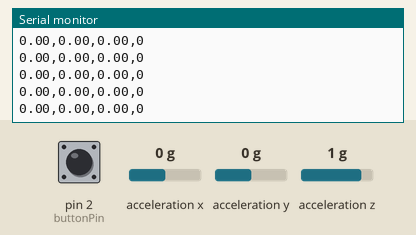
This sketch was run on a simulated Arduino Uno, built for the host (arithmetic inside an expression is 32-bit, double 64-bit). Parts: the last lines printed to the serial monitor. Inputs (shaded band) come from the test bench; at power-on: acceleration z 1 g, pin 2 (buttonPin) LOW, acceleration x 0 g, acceleration y 0 g.

Above: at 2.4 s.
2.5 s: acceleration z set to 0.8 g
At 3.5 s:
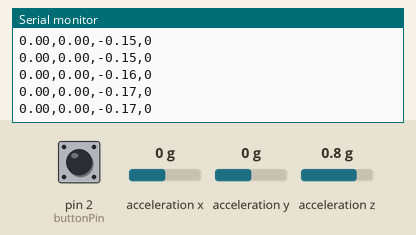
5.5 s: acceleration z set to 1.4 g
At 6.5 s:
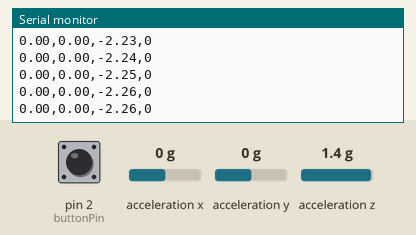
8.5 s: acceleration z set to -1.4 g
At 9.0 s:
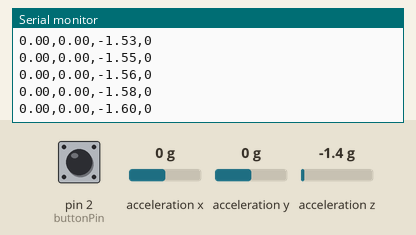
11.5 s: acceleration z set to 1.1 g
At 12.6 s:
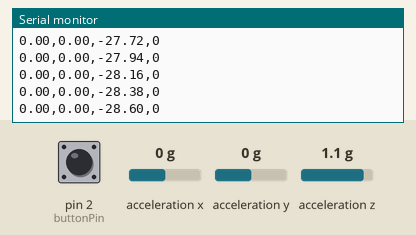
14.5 s: pin 2 (buttonPin) pulled HIGH for 0.15 s
17.6 s: pin 2 (buttonPin) pulled HIGH for 1 s
Timing chart, 0 to 20.6 s (numbered marks = the images above; inputs shaded):
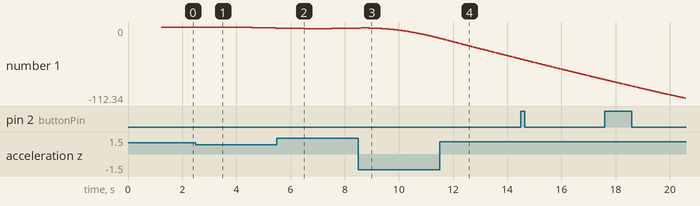

The sketch:

accelerometer_tracker.ino
```cpp
// (licence header left out)
/*******************************************************************************/

#include <Wire.h>
#include "MMA7660.h"

MMA7660 accelemeter1;

#define SMP_RATE 0
#define DELTA_T 1/120

float ax_calibration = 0;
float ay_calibration = 0;
float az_calibration = 0;

float x_curr  = 0;
float y_curr = 0;
float z_curr = 0;
float v_x = 0;
float v_y = 0;
float v_z = 0;

const int buttonPin = 2;
int buttonState = 0;

void calcPos(float ax, float ay, float az, float* pos) {
  // Get positions
  double d_x = v_x * DELTA_T + (1/2)* ax * DELTA_T * DELTA_T;
  double d_y = v_y * DELTA_T + (1/2)* ay * DELTA_T * DELTA_T;
  double d_z = v_z * DELTA_T + (1/2)* az * DELTA_T * DELTA_T;
  // double d_x = ax;
  // double d_y = ay;
  //  double d_z = az;
  // Serial.print(d_x);
  // Serial.print(",");
  // Serial.print(d_y);
  // Serial.print(",");
  // Serial.print(d_z);
  // Serial.println("");
  *pos = x_curr += d_x;
  *(pos + 1) = y_curr += d_y;
  *(pos + 2) = z_curr += d_z;

  // Set new velocities
  v_x = v_x + ax * DELTA_T;
  v_y = v_y + ay * DELTA_T;
  v_z = v_z + az * DELTA_T;
}

void setup() {
    accelemeter1.init();
    accelemeter1.setSampleRate(SMP_RATE);
    Serial.begin(9600);
    float ax, ay, az;
    for(int i = 0; i < 1 << 12; i++) {
      accelemeter1.getAcceleration(&ax, &ay, &az);
      ax_calibration += ax;
      ay_calibration += ay;
      az_calibration += az;
    }
    ax_calibration /= 1 << 12;
    ay_calibration /= 1 << 12;
    az_calibration /= 1 << 12;

    pinMode(buttonPin, INPUT);
}

void loop() {
    int b;
    float ax, ay, az;
    float a_ax = 0, a_ay = 0, a_az = 0;
    accelemeter1.getAcceleration(&ax, &ay, &az);
    ax -= ax_calibration;
    ay -= ay_calibration;
    az -= az_calibration;
    // Scale acceleration values
    az *= 9.8;

    for(int i = 0; i < 20; i++) {
      a_ax += ax;
      a_ay += ay;
      a_az += az;
    }

    a_ax /= 20;
    a_ay /= 20;
    a_az /= 20;

    float pos[3];
    calcPos(a_ax, a_ay, a_az, pos);
    buttonState = digitalRead(buttonPin);
    if (buttonState == HIGH) {
      b = 1;
    }
    else {
      b = 0;
    }

    Serial.print(pos[0]);
    Serial.print(",");
    Serial.print(pos[1]);
    Serial.print(",");
    Serial.print(pos[2]);
    Serial.print(",");
    Serial.print(b);
    Serial.println("");
}
```

Measured:
- after the input at 2.5 s, the serial monitor: prints a new line at once (image 1)
- plotted number 1: 0 → -1.56 after the input at 2.5 s
